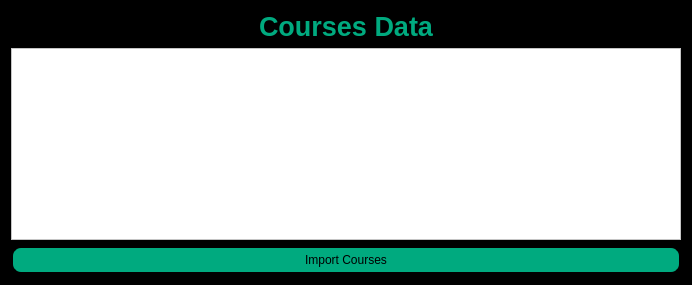
           <widget class="QWidget" name="tab_3">
            <property name="styleSheet">
             <string notr="true">background-color: rgb(0, 0, 0);
color: rgb(255, 255, 255);</string>
            </property>
            <attribute name="title">
             <string>Courses</string>
            </attribute>
            <layout class="QGridLayout" name="gridLayout_31">
             <item row="1" column="0">
              <widget class="QTableWidget" name="tableWidget_2">
               <property name="sizePolicy">
                <sizepolicy hsizetype="Fixed" vsizetype="Expanding">
                 <horstretch>0</horstretch>
                 <verstretch>0</verstretch>
                </sizepolicy>
               </property>
               <property name="minimumSize">
                <size>
                 <width>670</width>
                 <height>0</height>
                </size>
               </property>
               <property name="styleSheet">
                <string notr="true">selection-background-color: rgb(0, 170, 127);
color: rgb(0, 0, 0);
background-color: rgb(255, 255, 255);
alternate-background-color: rgb(0, 170, 127);</string>
               </property>
               <property name="alternatingRowColors">
                <bool>true</bool>
               </property>
              </widget>
             </item>
             <item row="2" column="0">
              <widget class="QPushButton" name="pushButton_31">
               <property name="sizePolicy">
                <sizepolicy hsizetype="Fixed" vsizetype="Fixed">
                 <horstretch>0</horstretch>
                 <verstretch>0</verstretch>
                </sizepolicy>
               </property>
               <property name="minimumSize">
                <size>
                 <width>670</width>
                 <height>0</height>
                </size>
               </property>
               <property name="styleSheet">
                <string notr="true">color: rgb(0, 0, 0);
background-color: rgb(0, 170, 127);
border-width: 2px;        
  border-style: solid;
  border-radius: 10px;
  padding:5px;</string>
               </property>
               <property name="text">
                <string>Import Courses</string>
               </property>
              </widget>
             </item>
             <item row="0" column="0">
              <widget class="QLabel" name="label_11">
               <property name="font">
                <font>
                 <pointsize>20</pointsize>
                 <bold>true</bold>
                </font>
               </property>
               <property name="styleSheet">
                <string notr="true">color: rgb(0, 170, 127);</string>
               </property>
               <property name="text">
                <string>Courses Data</string>
               </property>
               <property name="alignment">
                <set>Qt::AlignCenter</set>
               </property>
              </widget>
             </item>
            </layout>
           </widget>
